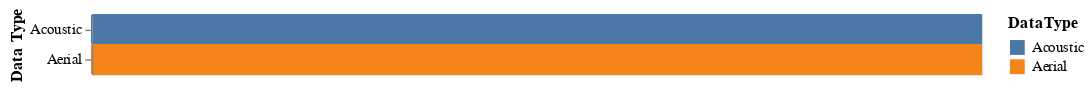

The notebook cell this image was saved under:
### Code cell
DataTypeBars = alt.Chart(concat2).mark_rect().encode(
    y = alt.Y('DataType:O', axis=alt.Axis(title='Data Type')),
    color = 'DataType:N'
).properties(
    width = 600
)

DataTypeBars

### Figure 1 — Vega-Lite specification as saved in the notebook (floating-point values rounded to 4 significant figures; data arrays with more than 128 entries replaced by an {"elided": "..."} marker saying what was removed)
{"config": {"view": {"continuousWidth": 400, "continuousHeight": 300}}, "data": {"name": "data-13303b61d78bd19a38b76ac35456403f"}, "mark": "rect", "encoding": {"color": {"type": "nominal", "field": "DataType"}, "y": {"type": "ordinal", "axis": {"title": "Data Type"}, "field": "DataType"}}, "width": 600, "$schema": "https://vega.github.io/schema/vega-lite/v4.8.1.json", "datasets": {"data-13303b61d78bd19a38b76ac35456403f": {"elided": "3671 records"}}}
